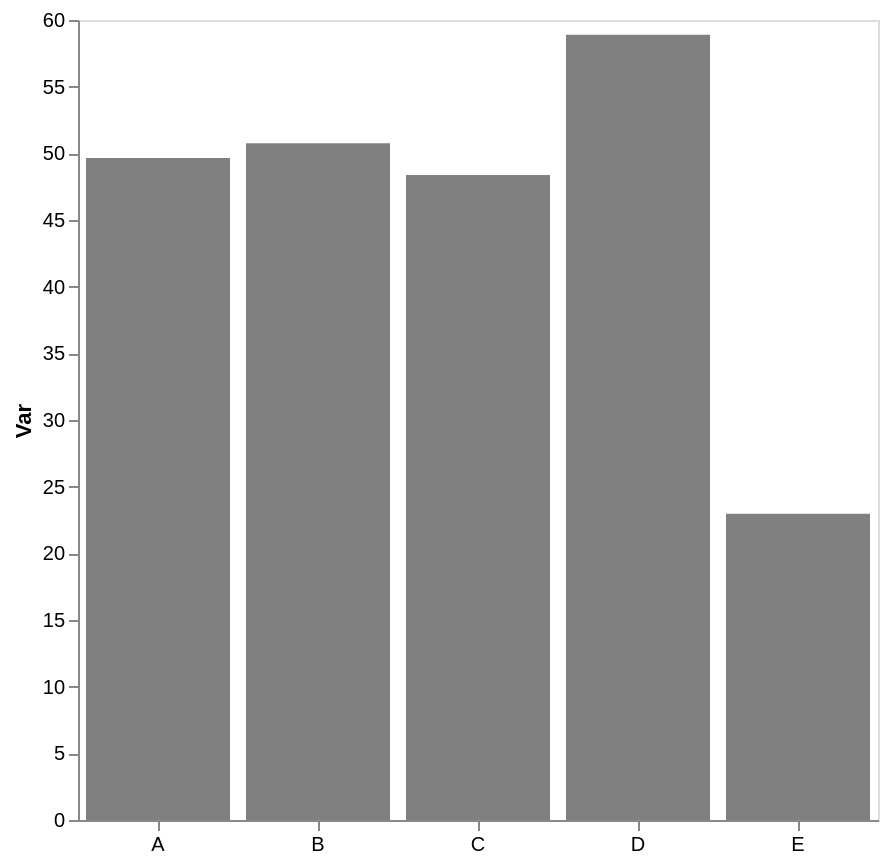

Here is the Vega-Lite specification saved for this chart:
### Vega-Lite specification from a JSON file in a GitHub repository (floating-point values rounded to 4 significant figures)
{"config": {"view": {"continuousWidth": 300, "continuousHeight": 300}, "axis": {"grid": false}, "bar": {"color": "gray"}}, "data": {"name": "data-09bc7c2782d222f4e8c089f32f84f1f4"}, "mark": {"type": "bar"}, "encoding": {"x": {"axis": {"labelAngle": 0, "title": null}, "field": "cat", "type": "nominal"}, "y": {"aggregate": "mean", "axis": {"title": "Var"}, "field": "var1", "type": "quantitative"}}, "height": 400, "width": 400, "$schema": "https://vega.github.io/schema/vega-lite/v5.17.0.json", "datasets": {"data-09bc7c2782d222f4e8c089f32f84f1f4": [{"cat": "E", "var1": 23.78, "var2": 52.18}, {"cat": "C", "var1": 58.06, "var2": 48.73}, {"cat": "E", "var1": 26.41, "var2": 46.94}, {"cat": "A", "var1": 55.97, "var2": 41.35}, {"cat": "E", "var1": 18.66, "var2": 55.41}, {"cat": "B", "var1": 53.17, "var2": 56.11}, {"cat": "C", "var1": 42.87, "var2": 48.85}, {"cat": "D", "var1": 58.88, "var2": 54.81}, {"cat": "C", "var1": 44.22, "var2": 43.84}, {"cat": "E", "var1": 23.04, "var2": 66.9}, {"cat": "A", "var1": 43.33, "var2": 57.93}, {"cat": "B", "var1": 48.34, "var2": 34.73}]}}
